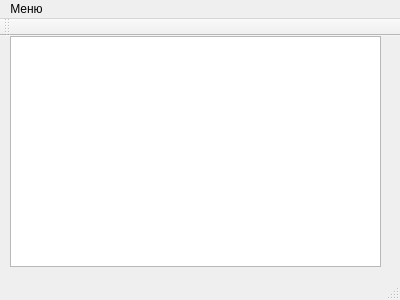
<?xml version="1.0" encoding="UTF-8"?>
<ui version="4.0">
 <class>MainWindow</class>
 <widget class="QMainWindow" name="MainWindow">
  <property name="geometry">
   <rect>
    <x>0</x>
    <y>0</y>
    <width>400</width>
    <height>300</height>
   </rect>
  </property>
  <property name="windowTitle">
   <string>Лабораторная работа №1</string>
  </property>
  <widget class="QWidget" name="centralWidget">
   <widget class="QTextEdit" name="textEdit">
    <property name="geometry">
     <rect>
      <x>10</x>
      <y>0</y>
      <width>371</width>
      <height>231</height>
     </rect>
    </property>
   </widget>
  </widget>
  <widget class="QMenuBar" name="menuBar">
   <property name="geometry">
    <rect>
     <x>0</x>
     <y>0</y>
     <width>400</width>
     <height>26</height>
    </rect>
   </property>
   <widget class="QMenu" name="menu">
    <property name="title">
     <string>Меню</string>
    </property>
    <addaction name="action_2"/>
    <addaction name="action_3"/>
   </widget>
   <addaction name="menu"/>
  </widget>
  <widget class="QToolBar" name="mainToolBar">
   <attribute name="toolBarArea">
    <enum>TopToolBarArea</enum>
   </attribute>
   <attribute name="toolBarBreak">
    <bool>false</bool>
   </attribute>
  </widget>
  <widget class="QStatusBar" name="statusBar"/>
  <action name="action_3">
   <property name="text">
    <string>Выход</string>
   </property>
  </action>
  <action name="action_2">
   <property name="text">
    <string>Авторы</string>
   </property>
  </action>
 </widget>
 <layoutdefault spacing="6" margin="11"/>
 <resources/>
 <connections>
  <connection>
   <sender>action_3</sender>
   <signal>triggered()</signal>
   <receiver>MainWindow</receiver>
   <slot>close()</slot>
   <hints>
    <hint type="sourcelabel">
     <x>-1</x>
     <y>-1</y>
    </hint>
    <hint type="destinationlabel">
     <x>199</x>
     <y>149</y>
    </hint>
   </hints>
  </connection>
 </connections>
</ui>
